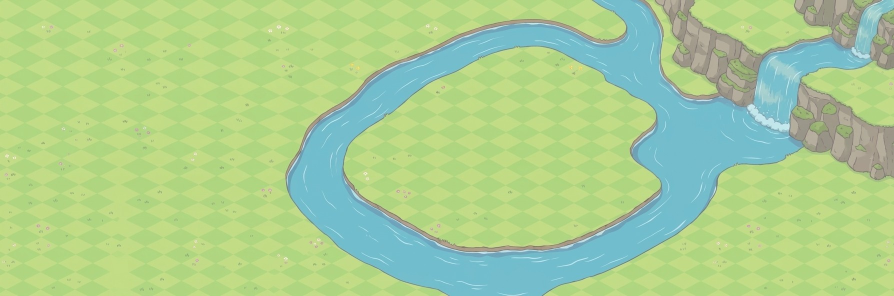
#> input picture assets/garden-map.jpg, 1788 x 592 px (shown at 1/2 size)
$ python make-map.py ../assets/garden-map.jpg
#> lines starting #> are read from the running program, lines starting #| are printed output that depends on the picture; after the words box and inside, x2 and y2 are one past the last pixel; in counts of white or black regions, pixels touching at a corner belong together
"""Builds js/map.js from the garden map image.

Finds the isometric checkerboard in the picture (tile width/height and where a
tile centre sits), then marks every tile as land (buildable grass) or not
(river, waterfall, cliffs, image edges). Run it again after replacing
assets/garden-map.jpg:

    python3 tools/make-map.py [assets/garden-map.jpg]
"""
import json
import re
import sys
from pathlib import Path

import numpy as np
from PIL import Image

ROOT = Path(__file__).resolve().parent.parent
args = [a for a in sys.argv[1:] if not a.startswith('--')]
keep_grid = '--keep-grid' in sys.argv
src = Path(args[0]) if args else ROOT / 'assets' / 'garden-map.jpg'
img = Image.open(src).convert('RGB')
#> img is the input picture: PIL image 1788x592 RGB; mean R, G, B 169.9, 206.7, 145.6
IW, IH = img.size
#> IW = 1788; IH = 592
px = np.asarray(img).astype(float)
R, G, Bc = px[:, :, 0], px[:, :, 1], px[:, :, 2]
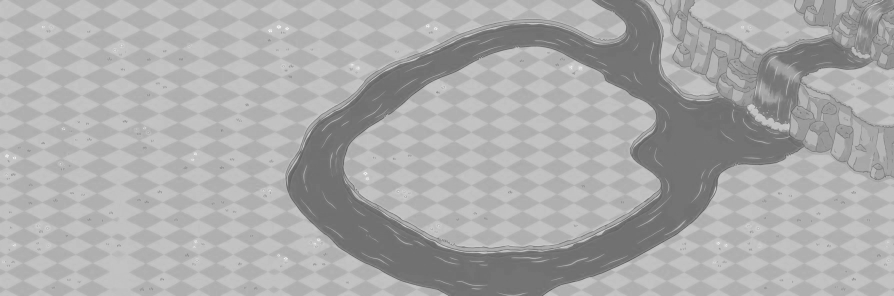
#> R: shape (592, 1788) float64 (shown at 1/2 size); min 80, max 255, mean 169.9
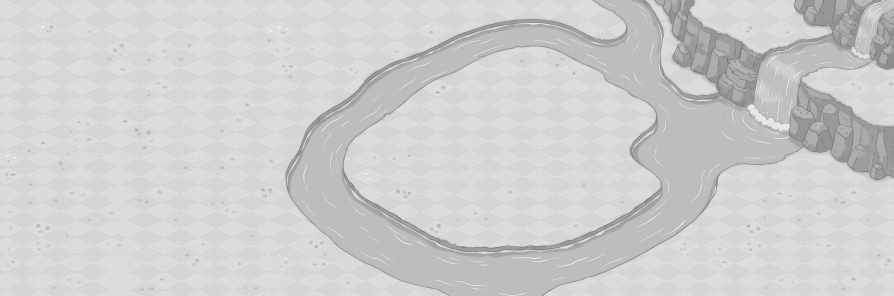
#> G: shape (592, 1788) float64 (shown at 1/2 size); min 101, max 255, mean 206.7
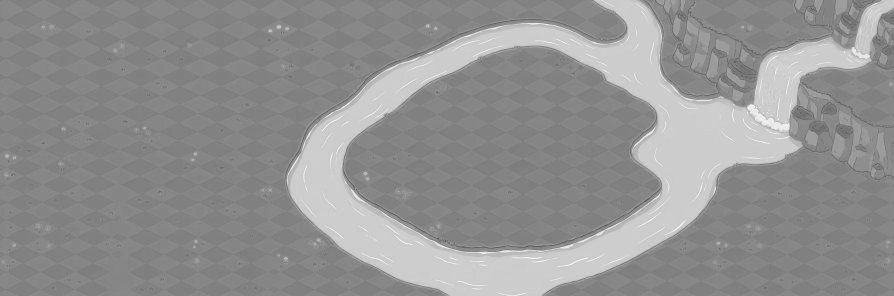
#> Bc: shape (592, 1788) float64 (shown at 1/2 size); min 68, max 255, mean 145.6
grass = (G > R + 12) & (G > Bc + 50)
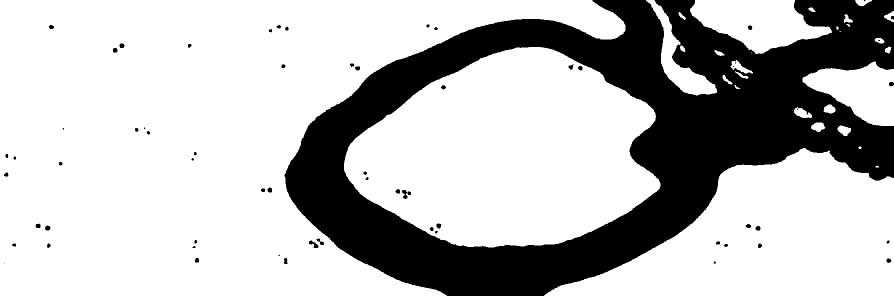
#> grass: shape (592, 1788) bool (shown at 1/2 size); 73.5% white; 62 black regions (10 under 20 px), largest, box (x1, y1, x2, y2) and area: (569, 0, 1788, 592) 277596, (618, 481, 637, 496) 132, (804, 380, 815, 398) 122

if keep_grid:
    old = json.loads(re.search(r'MAP = (\{.*\});', (ROOT / 'js' / 'map.js').read_text()).group(1))
    W, H = old['tileW'] * IW, old['tileH'] * IH
    ox, oy = old['originX'] * IW, old['originY'] * IH
    print(f'image {IW}x{IH}  keeping grid: tile {W:.3f} x {H:.3f}, tile 0,0 at ({ox:.1f}, {oy:.1f})')
else:
    # ---- 1. fit the checkerboard: shade ~ cos(2*pi*x/W - p1) + cos(2*pi*y/H - p2)
    shade = G - R
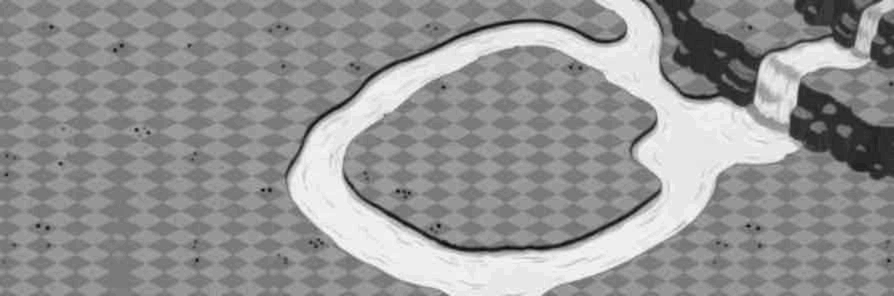
#> shade: shape (592, 1788) float64 (shown at 1/2 size); min -27, max 83, mean 36.8; drawn with min black and max white
    ys, xs = np.nonzero(grass)
    pick = np.random.default_rng(1).choice(len(xs), min(20000, len(xs)), replace=False)
#> pick = 20000 values, max 778034 at index 2159, min 35 at index 3426, mean 389786.2
    xs, ys = xs[pick].astype(float), ys[pick].astype(float)
#> xs = 20000 values, max 1787 at index 426, min 0 at index 261, mean 776.3; ys = 20000 values, max 591 at index 149, min 0 at index 28, mean 303.4
    val = shade[ys.astype(int), xs.astype(int)]
#> val = 20000 values, max 46 at index 3817, min 13 at index 1202, mean 32.16
    val -= val.mean()
#> val = 20000 values, max 13.84 at index 3817, min -19.16 at index 1202, mean -1.57e-15


    def score(W, H):
        return abs(np.mean(val * np.exp(2j * np.pi * xs / W))) + abs(np.mean(val * np.exp(2j * np.pi * ys / H)))


    # the two axes are independent, so fit each on its own, coarse then fine
    def fit(lo, hi, axis):
        best = None
        for step in (0.5, 0.05, 0.005):
            for v in np.arange(lo, hi, step):
                c = xs if axis == 0 else ys
                a = abs(np.mean(val * np.exp(2j * np.pi * c / v)))
                if best is None or a > best[0]:
                    best = (a, v)
            lo, hi = best[1] - step * 2, best[1] + step * 2
        return best[1]


    scale = IW / 1788.0  # search ranges were tuned on the 1788px original
#> scale = 1
    W = fit(60 * scale, 100 * scale, 0)
#> after the loop in fit, `for step in (0.5, 0.05, 0.005):`: best = (1.45, 77.57)
#> W = 77.57
    H = fit(28 * scale, 46 * scale, 1)
#> H = 35.83
    p1 = np.angle(np.mean(val * np.exp(2j * np.pi * xs / W)))
#> p1 = -2.39
    p2 = np.angle(np.mean(val * np.exp(2j * np.pi * ys / H)))
#> p2 = 1.68
    x0 = (W * p1 / (2 * np.pi)) % W
#> x0 = 48.01
    y0 = (H * p2 / (2 * np.pi)) % H
#> y0 = 9.6


    # The phase gives a point on the lattice, but not necessarily a diamond centre.
    # Try the candidate offsets and keep the one whose diamonds are flattest inside.
    def flatness(cx0, cy0):
        errs = []
        for i in range(0, 46, 3):
            for j in range(0, 32, 3):
                if (i + j) % 2:
                    continue
                cx, cy = cx0 + i * W / 2, cy0 + j * H / 2
                if not (W < cx < IW - W and H < cy < IH - H):
                    continue
                pts = [(cx + u * W / 2, cy + v * H / 2) for u, v in
                       ((0, 0), (-0.8, 0), (0.8, 0), (0, -0.8), (0, 0.8), (-0.4, -0.4), (0.4, 0.4), (-0.4, 0.4), (0.4, -0.4))]
                if not all(grass[int(y), int(x)] for x, y in pts):
                    continue
                v = [shade[int(y), int(x)] for x, y in pts]
                errs.append(np.std(v))
        return np.mean(errs)


    cands = [(dx, dy) for dx in np.arange(0, W, 1.0) for dy in np.arange(0, H, 1.0)]
    x0, y0 = min(cands, key=lambda c: flatness(*c))
#> after the loop in flatness, `for i in range(0, 46, 3):`: errs = 43 values, max 6.99 at index 23, min 3.47 at index 28, mean 5.35
#> x0 = 13; y0 = 28
    print(f'image {IW}x{IH}  tile {W:.3f} x {H:.3f}  a tile centre at ({x0:.1f}, {y0:.1f})')
#| image 1788x592  tile 77.570 x 35.830  a tile centre at (13.0, 28.0)

    # ---- 2. choose tile (0,0): keep the original 7x7 garden (and the cottage behind
    # it) inside the big left-hand meadow so existing saves keep working.
    want_x, want_y = 0.165 * IW, 0.40 * IH
#> want_x = 295; want_y = 236.8
    # tile centres are at (x0 + i*W/2, y0 + j*H/2) with i + j even
    i = round((want_x - x0) / (W / 2))
#> i = 7
    j = round((want_y - y0) / (H / 2))
#> j = 12
    if (i + j) % 2:
        j += 1
#> j = 13
    ox, oy = x0 + i * W / 2, y0 + j * H / 2
#> ox = 284.5; oy = 260.9


def centre(tx, ty):
    return ox + (tx - ty) * W / 2, oy + (tx + ty) * H / 2


# ---- 3. classify each tile by sampling points inside its diamond
samples = [(0, 0)] + [(u * 0.32, v * 0.32) for u in (-1, 1) for v in (-1, 1)] + \
          [(u * 0.62, 0) for u in (-1, 1)] + [(0, v * 0.62) for v in (-1, 1)]
land = []
for tx in range(-40, 60):
    for ty in range(-40, 60):
        cx, cy = centre(tx, ty)
        # whole diamond must be inside the picture
        if cx - W / 2 < 2 or cx + W / 2 > IW - 2 or cy - H / 2 < 2 or cy + H / 2 > IH - 2:
            continue
        ok = 0
        for u, v in samples:
            sx, sy = int(cx + u * W / 2), int(cy + v * H / 2)
            win = grass[max(0, sy - 2):sy + 3, max(0, sx - 2):sx + 3]
            ok += win.mean() > 0.6
        # allow one sample to miss (tiny painted flowers and grass tufts), but never the centre
        cx_i, cy_i = int(cx), int(cy)
        if ok >= len(samples) - 1 and grass[cy_i - 2:cy_i + 3, cx_i - 2:cx_i + 3].mean() > 0.6:
            land.append([tx, ty])
#> after the loop, land = 449 pairs, first value -9 to 27, second value -23 to 11

print(f'{len(land)} land tiles')
#| 449 land tiles
out = {
    'src': 'assets/garden-map.jpg',
    # everything is stored as fractions of the image size so a higher
    # resolution export of the same picture drops straight in
    'tileW': W / IW, 'tileH': H / IH,
    'originX': ox / IW, 'originY': oy / IH,
    'aspect': IW / IH,
    'land': land,
}
js = ('// Generated by tools/make-map.py from assets/garden-map.jpg — do not edit by hand.\n'
      '// Tile geometry is in fractions of the image size; land lists buildable grass tiles.\n'
      f'export const MAP = {json.dumps(out, separators=(",", ":"))};\n')
(ROOT / 'js' / 'map.js').write_text(js)
print('wrote js/map.js')
